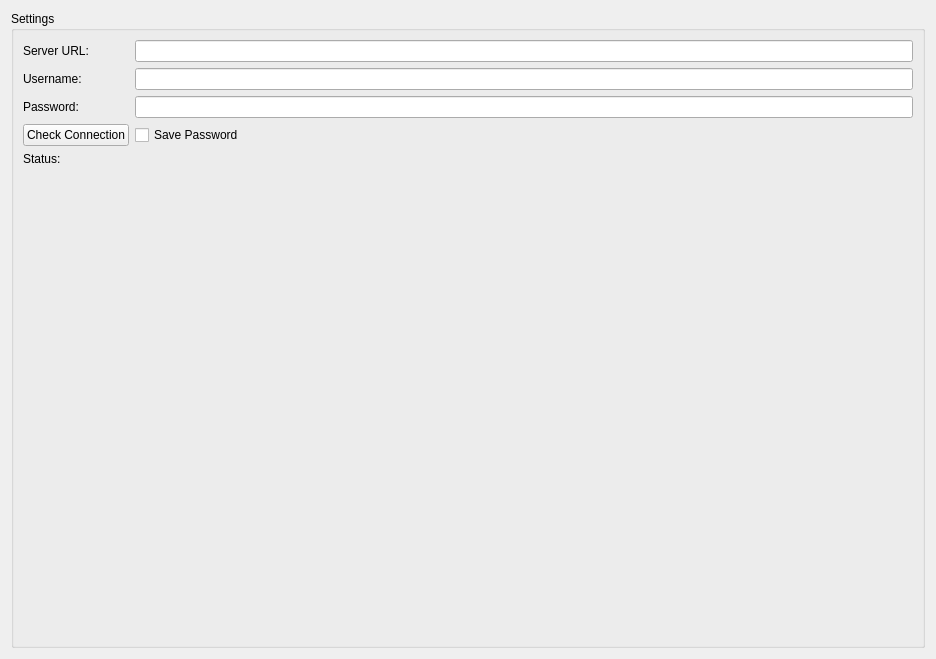
<?xml version="1.0" encoding="UTF-8"?>
<ui version="4.0">
 <class>SettingsWidget</class>
 <widget class="QWidget" name="SettingsWidget">
  <property name="geometry">
   <rect>
    <x>0</x>
    <y>0</y>
    <width>936</width>
    <height>659</height>
   </rect>
  </property>
  <property name="windowTitle">
   <string>Form</string>
  </property>
  <layout class="QHBoxLayout" name="horizontalLayout_2" stretch="1">
   <item>
    <widget class="QGroupBox" name="groupSettings">
     <property name="title">
      <string>Settings</string>
     </property>
     <layout class="QVBoxLayout" name="verticalLayout_3">
      <item>
       <layout class="QVBoxLayout" name="verticalLayout">
        <item>
         <layout class="QGridLayout" name="gridLayout">
          <item row="0" column="1">
           <widget class="QLineEdit" name="lineEdit_server"/>
          </item>
          <item row="3" column="1">
           <widget class="QCheckBox" name="checkBox_savePassword">
            <property name="text">
             <string>Save Password</string>
            </property>
           </widget>
          </item>
          <item row="1" column="1">
           <widget class="QLineEdit" name="lineEdit_username"/>
          </item>
          <item row="2" column="1">
           <widget class="QLineEdit" name="lineEdit_password">
            <property name="echoMode">
             <enum>QLineEdit::Password</enum>
            </property>
           </widget>
          </item>
          <item row="0" column="0">
           <widget class="QLabel" name="label_3">
            <property name="text">
             <string>Server URL:</string>
            </property>
           </widget>
          </item>
          <item row="2" column="0">
           <widget class="QLabel" name="label_4">
            <property name="text">
             <string>Password:</string>
            </property>
           </widget>
          </item>
          <item row="1" column="0">
           <widget class="QLabel" name="label">
            <property name="text">
             <string>Username:</string>
            </property>
           </widget>
          </item>
          <item row="3" column="0">
           <widget class="QPushButton" name="pushButton_checkConnection">
            <property name="text">
             <string>Check Connection</string>
            </property>
           </widget>
          </item>
         </layout>
        </item>
        <item>
         <widget class="QLabel" name="label_status">
          <property name="styleSheet">
           <string notr="true"/>
          </property>
          <property name="text">
           <string>Status:</string>
          </property>
         </widget>
        </item>
        <item>
         <layout class="QHBoxLayout" name="horizontalLayout">
          <item>
           <spacer name="horizontalSpacer">
            <property name="orientation">
             <enum>Qt::Horizontal</enum>
            </property>
            <property name="sizeHint" stdset="0">
             <size>
              <width>40</width>
              <height>20</height>
             </size>
            </property>
           </spacer>
          </item>
         </layout>
        </item>
        <item>
         <spacer name="verticalSpacer">
          <property name="orientation">
           <enum>Qt::Vertical</enum>
          </property>
          <property name="sizeHint" stdset="0">
           <size>
            <width>20</width>
            <height>40</height>
           </size>
          </property>
         </spacer>
        </item>
       </layout>
      </item>
     </layout>
    </widget>
   </item>
  </layout>
 </widget>
 <tabstops>
  <tabstop>lineEdit_server</tabstop>
  <tabstop>lineEdit_username</tabstop>
  <tabstop>lineEdit_password</tabstop>
  <tabstop>pushButton_checkConnection</tabstop>
  <tabstop>checkBox_savePassword</tabstop>
 </tabstops>
 <resources/>
 <connections/>
</ui>
